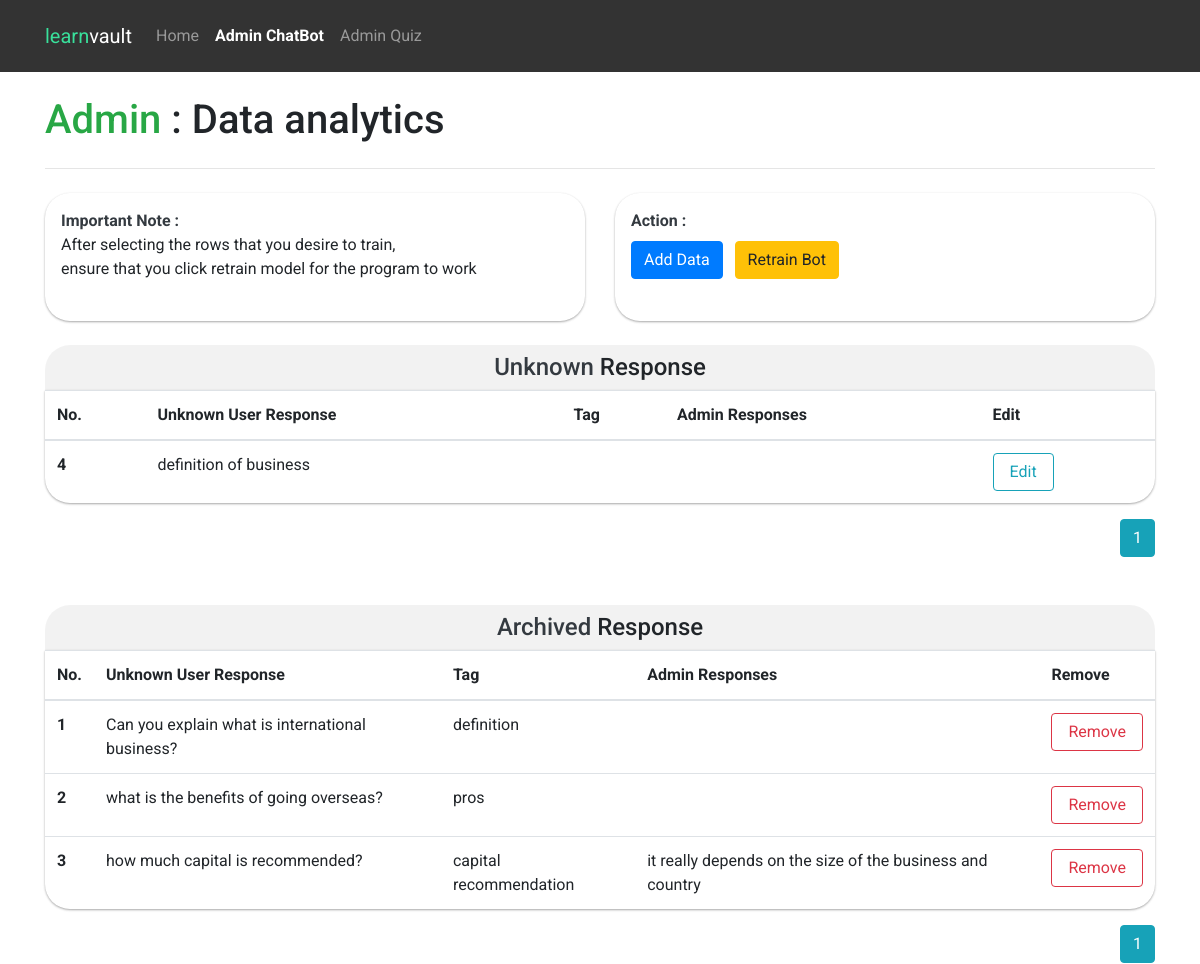
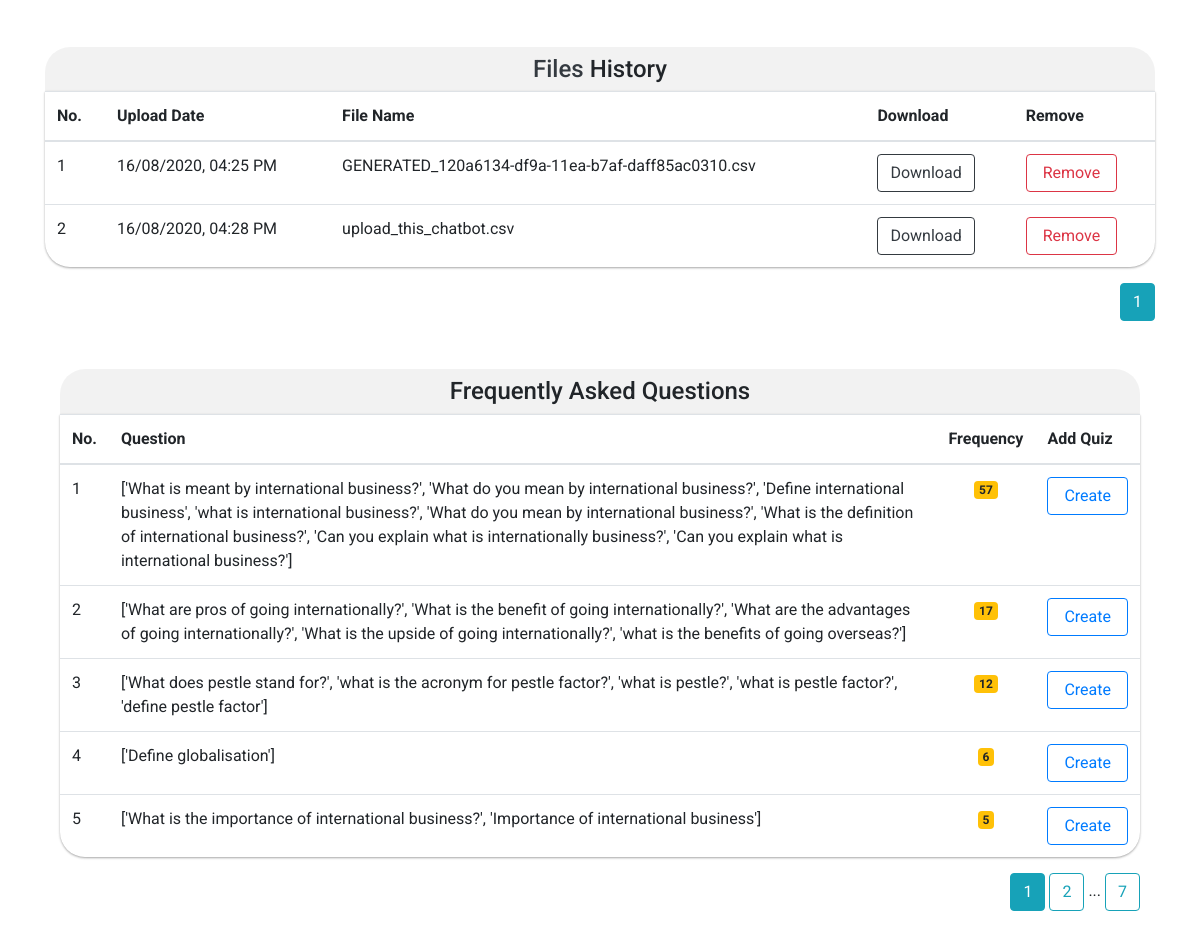
Screenshot of /table with the database file from the repository (2 pictures, top to bottom).
### main.py (models this page shows)
class Messages(db.Model):
    id = db.Column(db.Integer, primary_key=True)
    message_unknown = db.Column(db.String(200))
    isArchived = db.Column(db.Integer, default=0)
    tag = db.Column(db.String(200), default="")
    admin_response = db.Column(db.String(200), default="")

class Files(db.Model):
    id = db.Column(db.Integer, primary_key=True)
    fileName = db.Column(db.String(100))
    date = db.Column(db.String(20))

class training_data(db.Model):
    id = db.Column(db.Integer, primary_key=True)
    tag = db.Column(db.String(200), default="")
    pattern = db.Column(db.String(200))
    response = db.Column(db.String(200), default="")
    frequency = db.Column(db.Integer, default=0) # To see how often users ask this question

### main.py (the view)
@app.route("/table", methods=['GET', 'POST'])
def table():
    page = request.args.get('page', 1, type=int)
    all_data = (Messages.query.filter_by(isArchived=0)).paginate(page=page, per_page=5)
    page = request.args.get('page_archived', 1, type=int)
    archived_data = (Messages.query.filter_by(isArchived=1)).paginate(page=page, per_page=5)
    page = request.args.get('page_file', 1, type=int)
    file_data = (Files.query.filter_by(id=Files.id)).paginate(page=page, per_page=5)
    page = request.args.get('page_training_data', 1, type=int)
    database_training_data = (training_data.query.order_by(desc(training_data.frequency))).paginate(page=page, per_page=5)
    with open("training_data.json") as f:
        data = json.load(f)
        tag_list = []
        for dictionary in data['intents']:
            tag = dictionary['tag']
            tag_list.append(tag)
    return render_template("admin_chatbot.html", all_data=all_data, archived_data=archived_data, tag_list=tag_list,
                           file_data=file_data, database_training_data=database_training_data)

### templates/admin_chatbot.html (shortened to what this page needs)
<!DOCTYPE html>
<html lang="en">
<head>
    <link rel="stylesheet" href="https://stackpath.bootstrapcdn.com/bootstrap/4.4.1/css/bootstrap.min.css"
>
    <link rel="stylesheet" href="https://use.fontawesome.com/releases/v5.7.2/css/all.css"
>
</head>
<body>
<nav class="navbar navbar-expand-lg navbar-dark  py-3" style="background-color: rgba(0,0,0,0.8) !important;">
    <div class="container">
        <a class="navbar-brand" href="#"><span style="color:rgb(57, 224, 155)">learn</span>vault</a>
        <div class="collapse navbar-collapse" id="navbarNavDropdown">
            <ul class="navbar-nav">
                <li class="nav-item">
                    <a class="nav-link" href="{{ url_for('home') }}">Home</a>
                </li>
                <li class="nav-item active font-weight-bold">
                    <a class="nav-link" href="{{ url_for('table') }}">Admin ChatBot</a>
                </li>
                <li class="nav-item">
                    <a class="nav-link" href="{{ url_for('admin_quiz') }}">Admin Quiz</a>
                </li>
            </ul>
        </div>
    </div>
</nav>
<div class="container">
    <div class="row" style="margin-top:1rem">
        <div class="col-md-10">
            <h1 class="my-2"><span class="text-success">Admin</span> : Data analytics</h1>
        </div>
        <div class="col-md-2">
        </div>
    </div>
    <hr>
</div>
<div class="container">
    <div class="row my-4">
        <div class="col-md-6">
            <div class="box shadow-sm p-3" style="border-radius: 25px;height:8rem;">
                <p><strong class="text-dark">Important Note : </strong><br>After selecting the rows that you desire to
                    train,
                    <br> ensure that you click retrain model for the program to work</p>
            </div>
        </div>
        <div class="col-md-6">
            <div class="box shadow-sm p-3" style="border-radius: 25px;height: 8rem;">
                <strong class="text-dark">
                    Action :
                </strong>
                <br>
                <button type="button" class="btn btn-primary d-inline mt-2" data-toggle="modal"
                        data-target="#exampleModalCenterzz">
                    Add Data
                </button>
                <button type="button" class="btn btn-warning d-inline mt-2 ml-2" data-toggle="modal"
                        data-target="#exampleModal4444">
                    Retrain Bot
                </button>
            </div>
        </div>
    </div>
</div>
<div class="container mb-5">
    <h4 class="text-center p-2 m-0 table-title" style="background-color:rgba(0,0,0,.05);"><span
            class="text-dark">Unknown</span>
        Response </h4>
    <table class="table table-hover shadow-sm table-curved">
        <thead>
        <tr>
            <th scope="col">No.</th>
            <th scope="col">Unknown User Response</th>
            <th scope="col">Tag</th>
            <th scope="col">Admin Responses</th>
            <th scope="col">Edit</th>
        </tr>
        </thead>
        <tbody>
        {% for row in all_data.items %}
        <tr>
            <th scope="row">{{ row.id }}</th>
            <td>{{ row.message_unknown }}</td>
            <td>{{ row.tag }}</td>
            <td>{{ row.admin_response }}</td>
            <td>
                <button type="button" href="/update/{{ row.id }}" class="btn btn-outline-info px-3"
                        data-toggle="modal"
                        data-target="#exampleModal{{ row.id }}">
                    Edit
                </button>
            </td>
        </tr>
        {% endfor %}
        </tbody>
    </table>
    <div class="box-paginate text-right">
        {% for page_num in all_data.iter_pages(left_edge=1, right_edge=1, left_current=1, right_current=2) %}
        {% if page_num %}
        {% if all_data.page == page_num %}
        <a class="btn btn-info" href="{{ url_for('table', page=page_num) }}">{{ page_num }}</a>
        {% else %}
        <a class="btn btn-outline-info" href="{{ url_for('table', page=page_num) }}">{{ page_num }}</a>
        {% endif %}
        {% else %}
        ...
        {% endif %}
        {% endfor %}
    </div>
</div>
<div class="container mb-5 mt-3">
    <h4 class="text-center p-2 m-0 table-title" style="background-color:rgba(0,0,0,.05);"><span
            class="text-dark">Archived</span>
        Response </h4>
    <table class="table table-hover shadow-sm">
        <thead>
        <tr>
            <th scope="col">No.</th>
            <th scope="col">Unknown User Response</th>
            <th scope="col">Tag</th>
            <th scope="col">Admin Responses</th>
            <th scope="col">Remove</th>
        </tr>
        </thead>
        <tbody>
        {% for row in archived_data.items %}
        <tr>
            <th scope="row">{{ row.id }}</th>
            <td>{{ row.message_unknown }}</td>
            <td>{{ row.tag }}</td>
            <td>{{ row.admin_response }}</td>
            <td>
                <a href="/delete_model_messages/{{ row.id }}" class="btn btn-outline-danger px-3"
                   onclick="return confirm('Are you sure to delete?')">Remove</a>
            </td>
        </tr>
        {% endfor %}
        </tbody>
    </table>
    <div class="box-paginate text-right">
        {% for page_num in archived_data.iter_pages(left_edge=1, right_edge=1, left_current=1, right_current=2) %}
        {% if page_num %}
        {% if archived_data.page == page_num %}
        <a class="btn btn-info" href="{{ url_for('table', page_archived=page_num) }}">{{ page_num }}</a>
        {% else %}
        <a class="btn btn-outline-info" href="{{ url_for('table', page_archived=page_num) }}">{{ page_num }}</a>
        {% endif %}
        {% else %}
        ...
        {% endif %}
        {% endfor %}
    </div>
</div>
<div class="container mb-5 mt-3">
    <h4 class="text-center p-2 m-0 table-title" style="background-color:rgba(0,0,0,.05);"><span
            class="text-dark">Files</span> History</h4>
    <table class="table table-hover shadow-sm">
        <thead>
        <tr>
            <th scope="col">No.</th>
            <th scope="col">Upload Date</th>
            <th scope="col">File Name</th>
            <th scope="col">Download</th>
            <th scope="col">Remove</th>
        </tr>
        </thead>
        <tbody>
        {% for row in file_data.items %}
        <tr>
            <td>{{ row.id }}</td>
            <td>{{ row.date }}</td>
            <td>{{ row.fileName }}</td>
            <td>
                <a href="/download/{{ row.id }}" class="btn btn-outline-dark">Download</a>
            </td>
            <td>
                <a href="/delete_model_files/{{ row.id }}" class="btn btn-outline-danger px-3"
                   onclick="return confirm('Are you sure to delete?')">Remove</a>
            </td>
        </tr>
        {% endfor %}
        </tbody>
    </table>
    <div class="box-paginate text-right">
        {% for page_num in file_data.iter_pages(left_edge=1, right_edge=1, left_current=1, right_current=2) %}
        {% if page_num %}
        {% if file_data.page == page_num %}
        <a class="btn btn-info" href="{{ url_for('table', page_file=page_num) }}">{{ page_num }}</a>
        {% else %}
        <a class="btn btn-outline-info" href="{{ url_for('table', page_file=page_num) }}">{{ page_num }}</a>
        {% endif %}
        {% else %}
        ...
        {% endif %}
        {% endfor %}
    </div>
    <div class="container mb-5 mt-3">
        <h4 class="text-center p-2 m-0 table-title mt-5" style="background-color:rgba(0,0,0,.05);">Frequently Asked
            Questions</h4>
        <table class="table table-hover shadow-sm">
            <thead>
            <tr>
                <th scope="col">No.</th>
                <th scope="col">Question</th>
                <th scope="col">Frequency</th>
                <th scope="col">Add Quiz</th>
            </tr>
            </thead>
            <tbody>
            {% for row in database_training_data.items %}
            <tr>
                <td>{{ loop.index }}</td>
                <td>{{ row.pattern }}</td>
                <td class="text-center"><span class="badge badge-warning font-weight-bold">{{ row.frequency }}</span>
                </td>
                <td>
                    <a href="/admin_chatbot/{{ row.id }}" class="btn btn-outline-primary px-3"
                       onclick="return confirm('Are you sure to create quiz?')">Create</a>
                </td>
            </tr>
            {% endfor %}
            </tbody>
        </table>
        <div class="box-paginate text-right">
            {% for page_num in database_training_data.iter_pages(left_edge=1, right_edge=1, left_current=1,
            right_current=2) %}
            {% if page_num %}
            {% if database_training_data.page == page_num %}
            <a class="btn btn-info" href="{{ url_for('table', page_training_data=page_num) }}">{{ page_num }}</a>
            {% else %}
            <a class="btn btn-outline-info" href="{{ url_for('table', page_training_data=page_num) }}">{{ page_num
                }}</a>
            {% endif %}
            {% else %}
            ...
            {% endif %}
            {% endfor %}
        </div>
    </div>
</body>
</html>

### templates/admin_chatbot.html (style rules this page uses)
* { font-family: 'Roboto', sans-serif; }
.table { border-radius: 0 0 25px 25px; }
.table-title { border-radius: 25px 25px 0 0 !important; }
.shadow-sm { box-shadow: 0 1px 3px rgba(0, 0, 0, 0.12), 0 1px 2px rgba(0, 0, 0, 0.24) !important; }

### rows the page displays
Messages: id "4", message_unknown "definition of business"
Messages: id "1", message_unknown "Can you explain what is international business?", tag "definition"
Messages: id "2", message_unknown "what is the benefits of going overseas?", tag "pros"
Messages: id "3", message_unknown "how much capital is recommended?", tag "capital recommendation", admin_response "it really depends on the size of the business and country"
Files: id "1", date "16/08/2020, 04:25 PM", fileName "GENERATED_120a6134-df9a-11ea-b7af-daff85ac0310.csv"
Files: id "2", date "16/08/2020, 04:28 PM", fileName "upload_this_chatbot.csv"
training_data: pattern "['What is meant by international business?', 'What do you mean by international business?', 'Define international business', 'what is international business?', 'What do you mean by international business?', 'What is the definition of international business?', 'Can you explain what is internationally business?', 'Can you explain what is international business?']", frequency "57"
training_data: pattern "['What are pros of going internationally?', 'What is the benefit of going internationally?', 'What are the advantages of going internationally?', 'What is the upside of going internationally?', 'what is the benefits of going overseas?']", frequency "17"
training_data: pattern "['What does pestle stand for?', 'what is the acronym for pestle factor?', 'what is pestle?', 'what is pestle factor?', 'define pestle factor']", frequency "12"
training_data: pattern "['Define globalisation']", frequency "6"
training_data: pattern "['What is the importance of international business?', 'Importance of international business']", frequency "5"

### other values shown
{{ page_num }} "1"
{{ page_num }} "2" "7"
